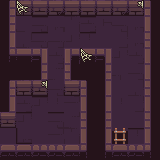

The image is a tile-based game level rendered from a .tmx file. Its description and source (layers, tilesets, objects; grid data summarised) follow:
An orthogonal 10x10 tile map with 16x16 px tiles, 2 tile layers (bgd, bgd2), 3 tilesets and 5 objects.

<map version="1.8" tiledversion="1.8.0" orientation="orthogonal" renderorder="right-down" width="10" height="10" tilewidth="16" tileheight="16" infinite="0" nextlayerid="6" nextobjectid="14">
 <tileset firstgid="1" source="dungeon.tsx" />
 <tileset firstgid="101" source="props.tsx" />
 <tileset firstgid="152" source="characters.tsx" />
 <layer id="1" name="bgd" width="10" height="10">
  <data>[100 cells, 100 non-empty, 43 distinct tile ids]</data>
 </layer>
 <layer id="4" name="bgd2" width="10" height="10">
  <data>[100 cells, 5 non-empty, 3 distinct tile ids]</data>
 </layer>
 <objectgroup color="#ff0000" id="5" name="connections">
  <object id="10" x="0" y="128" width="16" height="16" />
 </objectgroup>
 <objectgroup id="2" name="characters">
  <object id="8" gid="152" x="48" y="96" width="16" height="16" />
 </objectgroup>
 <objectgroup id="3" name="props">
  <object id="11" gid="123" x="112" y="16" width="16" height="16" />
  <object id="12" gid="123" x="32" y="16" width="16" height="16" />
  <object id="13" gid="107" x="64" y="144" width="16" height="16" />
 </objectgroup>
</map>
